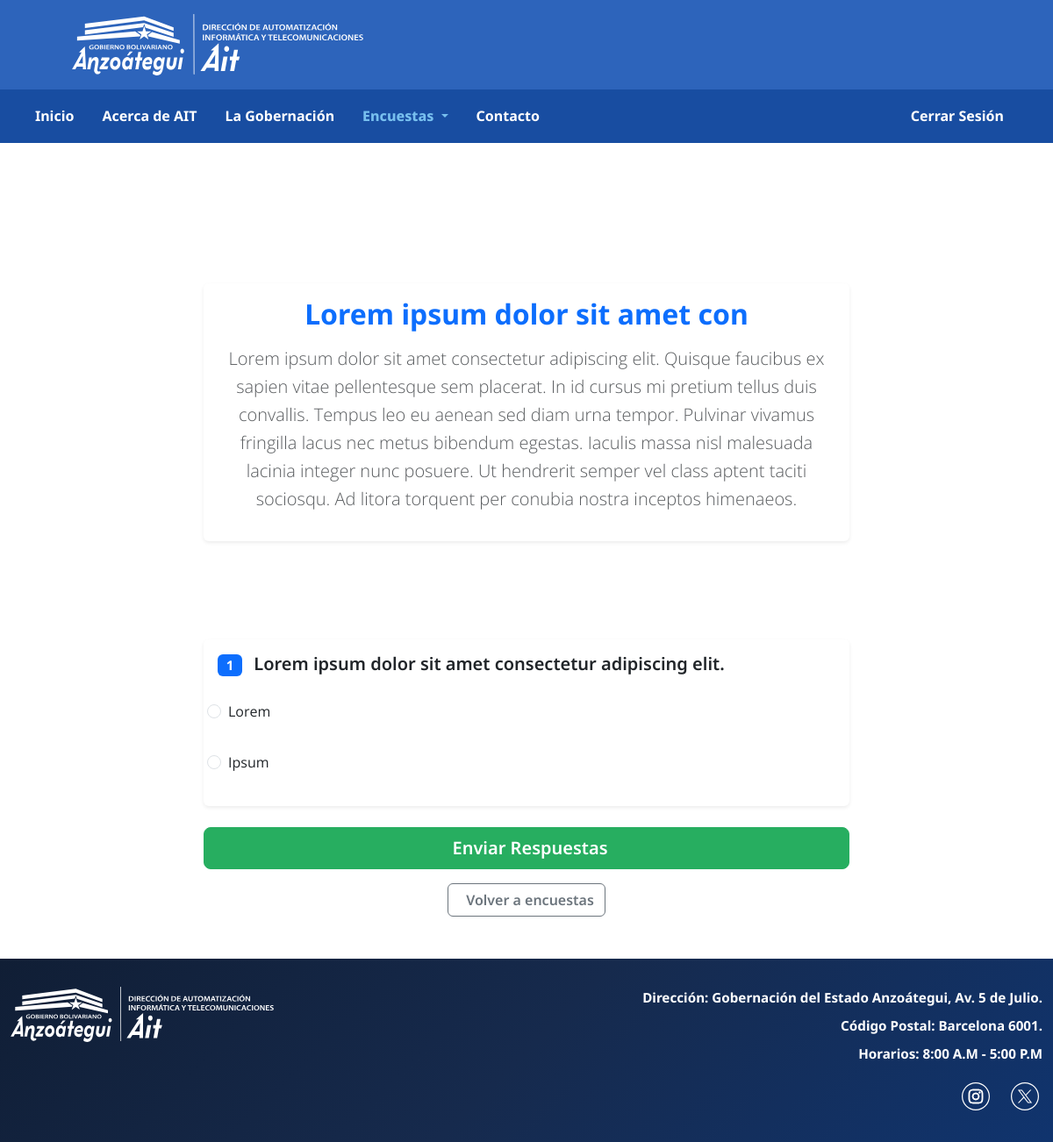
/polls/3/ (signed in), run on the app's committed database.
### model_poll/models.py (models this page shows, shortened)
class Poll(models.Model):
    class Status(models.TextChoices):
        BORRADOR = 'BORRADOR', 'Borrador'
        ACTIVA = 'ACTIVA', 'Activa'
        CERRADA = 'CERRADA', 'Cerrada'
    created_by = models.ForeignKey(settings.AUTH_USER_MODEL, on_delete=models.SET_NULL, null=True, related_name="encuestas_creadas")
    title = models.CharField(max_length=30)
    description = models.TextField(blank=True, null=True)
    image = models.ImageField(upload_to='polls/', blank=True, null=True)
    status = models.CharField(max_length=20, choices=Status.choices, default=Status.BORRADOR)
    star_date = models.DateTimeField(auto_now_add=True)
    end_date = models.DateTimeField(null=True, blank=True, help_text="Opcional: Dejar en blanco si no hay fecha límite")

class Question(models.Model):
    class QuestionType(models.TextChoices):
        TEXTO_LIBRE = 'TEXTO_LIBRE', 'Texto Libre'
        SELECCION_MULTIPLE = 'SELECCION_MULTIPLE', 'Selección Múltiple (Radio)'
        CASILLA_VERIFICACION = 'CASILLA_VERIFICACION', 'Casilla de Verificación (Checkbox)'
        ESCALA_NUMERICA = 'ESCALA_NUMERICA', 'Escala Numérica (1-5)'
    poll = models.ForeignKey(Poll, on_delete=models.CASCADE, related_name="preguntas")
    question_text = models.TextField()
    question_type = models.CharField(max_length=50, choices=QuestionType.choices)
    is_obligatory = models.BooleanField(default=False)
    order = models.PositiveIntegerField(default=0, help_text="Orden de las preguntas (0, 1, 2 ...)")
    class Meta:
        ordering = ['order'] # Ordena las preguntas por defecto según el campo 'order'

class Options(models.Model):
    question = models.ForeignKey(Question, on_delete=models.CASCADE, related_name="opciones")
    options_text = models.CharField(max_length=255)
    value = models.IntegerField(null=True, blank=True, help_text="Valor numérico opcional para análisis")

### posts/views.py (the view)
# urls.py: path('<int:poll_id>/', views.poll_detail, name='poll_detail'),
@login_required
def poll_detail(request, poll_id):
    poll = get_object_or_404(Poll, id=poll_id, status='ACTIVA')
    return render(request, 'posts/poll_detail.html', {'poll': poll})

### templates/posts/poll_detail.html (shortened to what this page needs)
{% extends "pages/layouts/_base.html" %}
{% load static %}
{% block content %}
    <div class="container my-5">
        <div class="row justify-content-center">
            <div class="col-lg-8">
                <div class="card border-0 shadow-sm mb-4">
                    <div class="card-body text-center">
                        <h1 class="card-title display-6 fw-bold text-primary mb-3">{{ poll.title }}</h1>
                        {% if poll.description %}
                            <p class="lead text-muted">{{ poll.description }}</p>
                        {% endif %}
                    </div>
                </div>
                <form method="post" action="{% url 'posts:submit_poll' poll.id %}">
                    {% for question in poll.preguntas.all %}
                        <div class="card border-0 shadow-sm mb-4">
                            <div class="card-body">
                                <h5 class="card-title fw-semibold text-dark mb-3">
                                    <span class="badge bg-primary me-2">{{ forloop.counter }}</span>
                                    {{ question.question_text }}
                                </h5>
                                {% if question.question_type == 'SELECCION_MULTIPLE' %}
                                    {% for option in question.opciones.all %}
                                        <div class="form-check mb-2 choice-hover">
                                            <input class="form-check-input" type="radio"
                                                   name="question_{{ question.id }}"
                                                   value="{{ option.id }}"
                                                   id="option_{{ option.id }}"
                                                   {% if question.is_obligatory %}required{% endif %}>
                                            <label class="form-check-label choice-label" for="option_{{ option.id }}">
                                                {{ option.options_text }}
                                            </label>
                                        </div>
                                    {% endfor %}
                                {% endif %}
                            </div>
                        </div>
                    {% endfor %}
                    <div class="d-grid gap-2 mb-3">
                        <button type="submit" class="btn btn-success btn-lg">
                            Enviar Respuestas
                        </button>
                    </div>
                </form>
                <div class="text-center">
                    <a href="{% url 'posts:poll_list' %}" class="btn btn-outline-secondary">
                        Volver a encuestas
                    </a>
                </div>
            </div>
        </div>
    </div>
{% endblock %}

### static/css/styles.css (style rules this page uses)
* { margin: 0; padding: 0; box-sizing: border-box; }
body { font-family: 'Open Sans', Arial, sans-serif; font-weight: 400; line-height: 1.6; color: #333; }
.choice-hover { padding: 0.75rem; border-radius: 8px; transition: all 0.2s ease; cursor: pointer; }
.choice-label { cursor: pointer; margin-bottom: 0; width: 100%; transition: color 0.2s ease; }
body .container.my-5 .card { margin-top: 7rem; margin-bottom: 10rem; }
.btn-success { background: #27ae60 !important; border-color: #27ae60 !important; font-family: 'Noto Sans', sans-serif !important; font-weight: 600 !important; }
.btn-outline-secondary { color: #6c757d !important; border-color: #6c757d !important; font-family: 'Noto Sans', sans-serif !important; font-weight: 600 !important; }
h1, h2, h3, h4, h5, h6 { font-family: 'Noto Sans', sans-serif !important; font-weight: 200; }
h1 { font-size: 2rem !important; color: #184da1; }
p { margin-bottom: 1rem; }
html, body { margin: 0; padding: 0; overflow-x: hidden; }
body { min-height: 100vh; }

### data on the page
Poll: title "Lorem ipsum dolor sit amet con", description "Lorem ipsum dolor sit amet consectetur adipiscing elit. Quisque faucibus ex sapien vitae pellentesque sem placerat. In id cursus mi pretium tellus duis convallis. Tempus leo eu aenean sed diam urna tempor. Pulvinar vivamus fringilla lacus nec metus bibendum egestas. Iaculis massa nisl malesuada lacinia integer nunc posuere. Ut hendrerit semper vel class aptent taciti sociosqu. Ad litora torquent per conubia nostra inceptos himenaeos."
Question: question_text "Lorem ipsum dolor sit amet consectetur adipiscing elit.", is_obligatory "☐ Lorem", is_obligatory "☐ Ipsum"
Options: options_text "Lorem"
Options: options_text "Ipsum"
